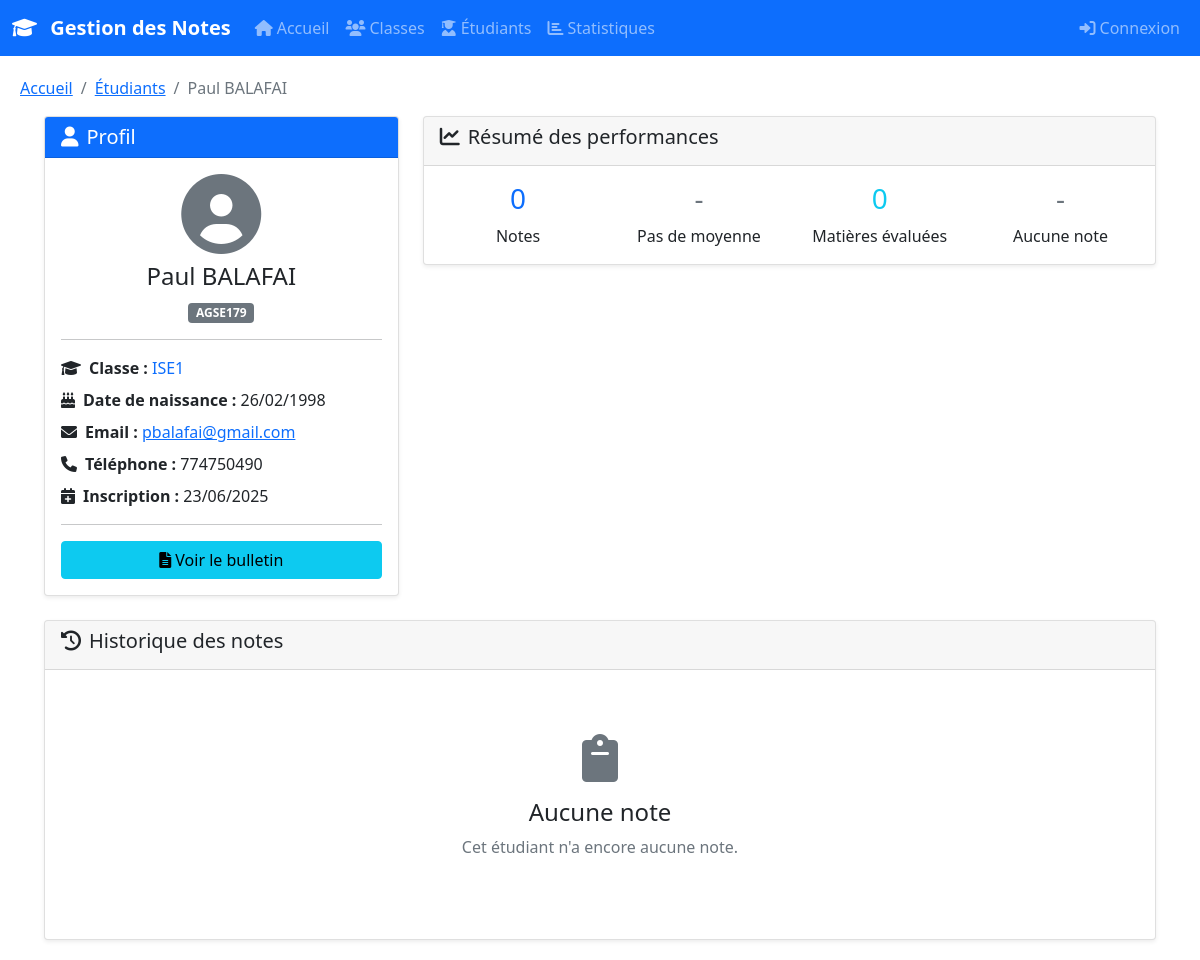
Page /etudiants/1/ on the committed database.
### APP/models.py (models this page shows, shortened)
class Etudiant(models.Model):
    nom = models.CharField(max_length=100)
    prenom = models.CharField(max_length=100)
    date_naissance = models.DateField()
    numero_etudiant = models.CharField(max_length=20, unique=True)
    classe = models.ForeignKey(Classe, on_delete=models.CASCADE, related_name='etudiants')
    email = models.EmailField(blank=True)
    telephone = models.CharField(max_length=15, blank=True)
    adresse = models.TextField(blank=True)
    date_inscription = models.DateField(auto_now_add=True)
    class Meta:
        ordering = ['nom', 'prenom']
    @property
    def nom_complet(self):
        return f"{self.prenom} {self.nom}"

class Classe(models.Model):
    nom = models.CharField(max_length=50, unique=True)
    niveau = models.CharField(max_length=20)
    annee_scolaire = models.CharField(max_length=10, default="2024-2025")
    class Meta:
        ordering = ['nom']

### APP/views.py (the view)
# urls.py: path('etudiants/<int:etudiant_id>/', views.detail_etudiant, name='detail_etudiant'),
def detail_etudiant(request, etudiant_id):
    etudiant = get_object_or_404(Etudiant, id=etudiant_id)
    notes = etudiant.notes.select_related(
        'matiere', 'professeur', 'type_evaluation'
    ).order_by('-date_evaluation')
    moyennes_matieres = {}
    for matiere in Matiere.objects.all():
        notes_matiere = notes.filter(matiere=matiere)
        if notes_matiere.exists():
            moyenne = notes_matiere.aggregate(Avg('note'))['note__avg']
            moyennes_matieres[matiere.nom] = round(moyenne, 2) if moyenne else None
    context = {
        'etudiant': etudiant,
        'notes': notes,
        'moyennes_matieres': moyennes_matieres,
        'moyenne_generale': notes.aggregate(Avg('note'))['note__avg']
    }
    return render(request, 'APP/detail_etudiant.html', context)

### templates/APP/detail_etudiant.html (shortened to what this page needs)
{% extends 'base.html' %}
{% block breadcrumb %}
<nav aria-label="breadcrumb">
    <ol class="breadcrumb">
        <li class="breadcrumb-item"><a href="{% url 'accueil' %}">Accueil</a></li>
        <li class="breadcrumb-item"><a href="{% url 'liste_etudiants' %}">Étudiants</a></li>
        <li class="breadcrumb-item active" aria-current="page">{{ etudiant.nom_complet }}</li>
    </ol>
</nav>
{% endblock %}
{% block content %}
<div class="container-fluid">
    <div class="row mb-4">
        <div class="col-md-4">
            <div class="card">
                <div class="card-header bg-primary text-white">
                    <h5 class="mb-0"><i class="fas fa-user me-2"></i>Profil</h5>
                </div>
                <div class="card-body">
                    <div class="text-center mb-3">
                        <i class="fas fa-user-circle fa-5x text-muted"></i>
                        <h4 class="mt-2">{{ etudiant.nom_complet }}</h4>
                        <span class="badge bg-secondary">{{ etudiant.numero_etudiant }}</span>
                    </div>
                    <hr>
                    <div class="mb-2">
                        <strong><i class="fas fa-graduation-cap me-2"></i>Classe :</strong>
                        <a href="{% url 'detail_classe' etudiant.classe.id %}" class="text-decoration-none">
                            {{ etudiant.classe.nom }}
                        </a>
                    </div>
                    <div class="mb-2">
                        <strong><i class="fas fa-birthday-cake me-2"></i>Date de naissance :</strong>
                        {{ etudiant.date_naissance|date:"d/m/Y" }}
                    </div>
                    {% if etudiant.email %}
                    <div class="mb-2">
                        <strong><i class="fas fa-envelope me-2"></i>Email :</strong>
                        <a href="mailto:{{ etudiant.email }}">{{ etudiant.email }}</a>
                    </div>
                    {% endif %}
                    {% if etudiant.telephone %}
                    <div class="mb-2">
                        <strong><i class="fas fa-phone me-2"></i>Téléphone :</strong>
                        {{ etudiant.telephone }}
                    </div>
                    {% endif %}
                    <div class="mb-2">
                        <strong><i class="fas fa-calendar-plus me-2"></i>Inscription :</strong>
                        {{ etudiant.date_inscription|date:"d/m/Y" }}
                    </div>
                    <hr>
                    <div class="d-grid gap-2">
                        <a href="{% url 'bulletin_etudiant' etudiant.id %}" class="btn btn-info">
                            <i class="fas fa-file-alt me-1"></i>Voir le bulletin
                        </a>
                    </div>
                </div>
            </div>
        </div>
        <div class="col-md-8">
            <div class="card mb-4">
                <div class="card-header">
                    <h5><i class="fas fa-chart-line me-2"></i>Résumé des performances</h5>
                </div>
                <div class="card-body">
                    <div class="row text-center">
                        <div class="col-md-3">
                            <h3 class="text-primary">{{ notes|length }}</h3>
                            <p class="mb-0">Notes</p>
                        </div>
                        <div class="col-md-3">
                            {% if moyenne_generale %}
                            <h3 class="{% if moyenne_generale >= 15 %}text-success{% elif moyenne_generale >= 12 %}text-warning{% elif moyenne_generale >= 10 %}text-info{% else %}text-danger{% endif %}">
                                {{ moyenne_generale|floatformat:2 }}
                            </h3>
                            <p class="mb-0">Moyenne générale</p>
                            {% else %}
                            <h3 class="text-muted">-</h3>
                            <p class="mb-0">Pas de moyenne</p>
                            {% endif %}
                        </div>
                        <div class="col-md-3">
                            <h3 class="text-info">{{ moyennes_matieres|length }}</h3>
                            <p class="mb-0">Matières évaluées</p>
                        </div>
                        <div class="col-md-3">
                            {% if notes %}
                            <h3 class="text-warning">{{ notes.0.date_evaluation|date:"d/m" }}</h3>
                            <p class="mb-0">Dernière note</p>
                            {% else %}
                            <h3 class="text-muted">-</h3>
                            <p class="mb-0">Aucune note</p>
                            {% endif %}
                        </div>
                    </div>
                </div>
            </div>
        </div>
    </div>
    <div class="row">
        <div class="col-12">
            <div class="card">
                <div class="card-header">
                    <h5><i class="fas fa-history me-2"></i>Historique des notes</h5>
                </div>
                <div class="card-body">
                    {% if notes %}
                    <div class="table-responsive">
                        <table class="table table-hover">
                            <thead class="table-light">
                                <tr>
                                    <th>Date</th>
                                    <th>Matière</th>
                                    <th>Type</th>
                                    <th>Note</th>
                                    <th>Professeur</th>
                                    <th>Commentaire</th>
                                </tr>
                            </thead>
                            <tbody>
                                {% for note in notes %}
                                <tr>
                                    <td>{{ note.date_evaluation|date:"d/m/Y" }}</td>
                                    <td>
                                        <span class="badge bg-secondary">{{ note.matiere.nom }}</span>
                                    </td>
                                    <td>{{ note.type_evaluation.nom }}</td>
                                    <td>
                                        <span class="badge {% if note.note >= 16 %}bg-success{% elif note.note >= 14 %}bg-info{% elif note.note >= 12 %}bg-warning{% elif note.note >= 10 %}bg-secondary{% else %}bg-danger{% endif %}">
                                            {{ note.note }}/20
                                        </span>
                                    </td>
                                    <td>{{ note.professeur.user.get_full_name|default:note.professeur.user.username }}</td>
                                    <td>
                                        {% if note.commentaire %}
                                            <span data-bs-toggle="tooltip" title="{{ note.commentaire }}">
                                                <i class="fas fa-comment-dots"></i>
                                            </span>
                                        {% else %}
                                            <span class="text-muted">-</span>
                                        {% endif %}
                                    </td>
                                </tr>
                                {% endfor %}
                            </tbody>
                        </table>
                    </div>
                    {% else %}
                    <div class="text-center py-5">
                        <i class="fas fa-clipboard fa-3x text-muted mb-3"></i>
                        <h4>Aucune note</h4>
                        <p class="text-muted">Cet étudiant n'a encore aucune note.</p>
                    </div>
                    {% endif %}
                </div>
            </div>
        </div>
    </div>
</div>
{% endblock %}

### templates/base.html (style rules this page uses)
.card { box-shadow: 0 0.125rem 0.25rem rgba(0, 0, 0, 0.075); border: 1px solid rgba(0, 0, 0, 0.125); }

### rows in the picture
Etudiant: nom_complet "Paul BALAFAI", numero_etudiant "AGSE179", classe.nom "ISE1", date_naissance "26/02/1998", email "pbalafai@gmail.com", telephone "774750490", date_inscription "23/06/2025"

### other values in the picture
{{ notes|length }} "0"
{{ moyennes_matieres|length }} "0"
